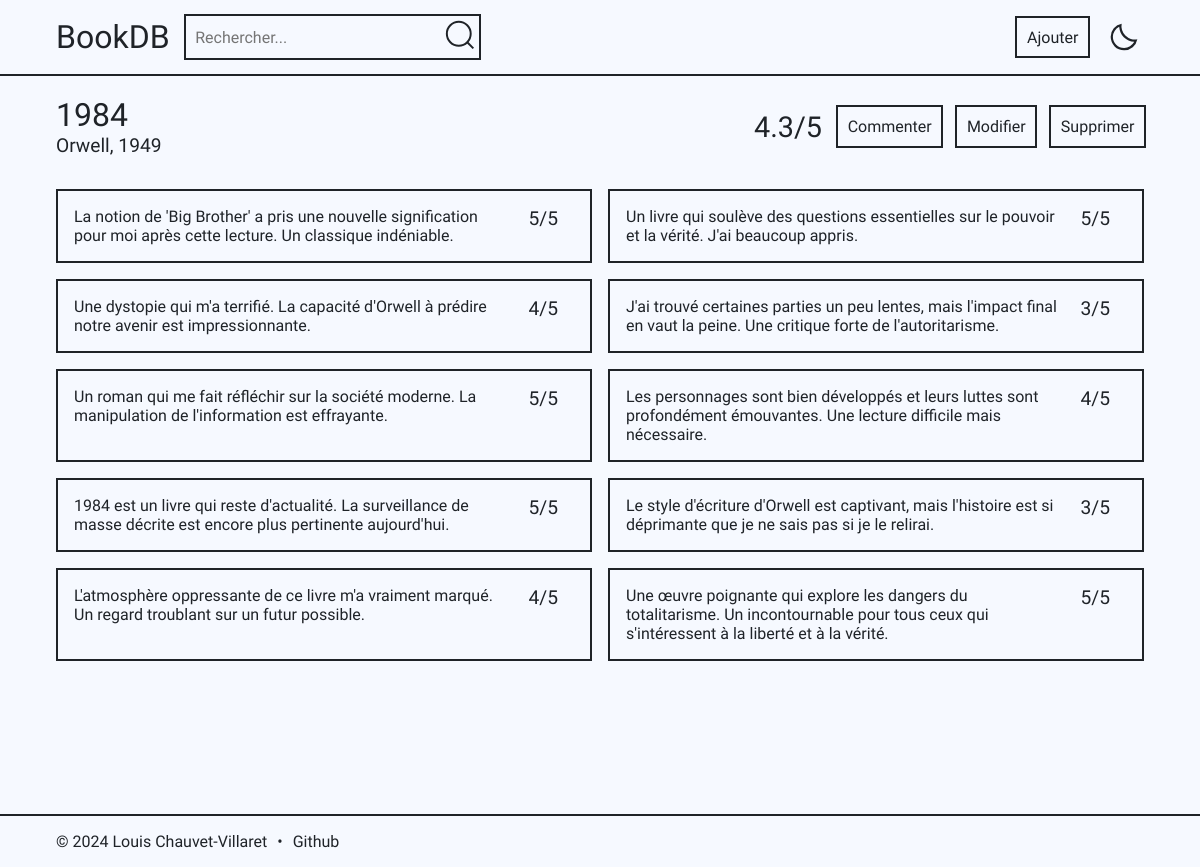
Page /livre?id=1 on the earlier database version.
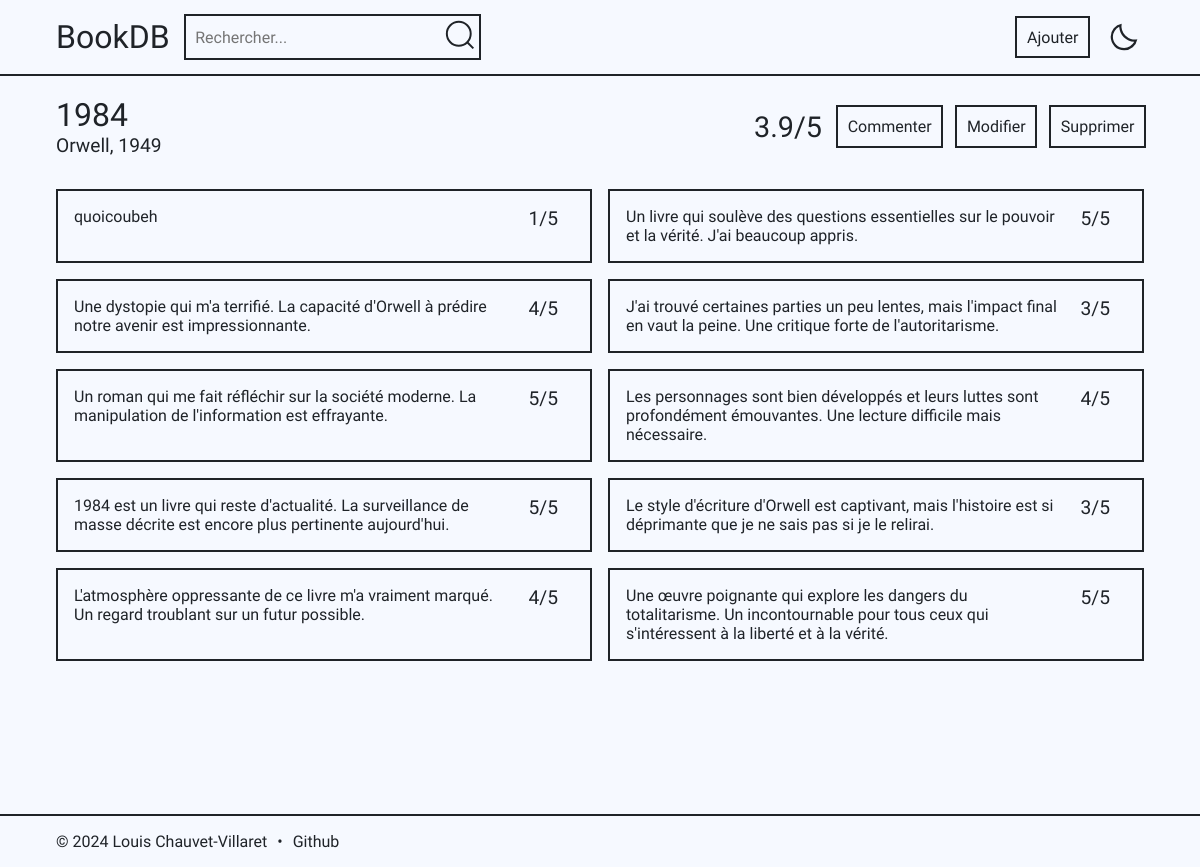
Same page on the later database version.
### tables this page shows
CREATE TABLE books (
                        id     INTEGER
                            primary key autoincrement,
                        title  TEXT    not null,
                        author TEXT    not null,
                        year   INTEGER not null
                    );

CREATE TABLE comments (
                        id      INTEGER
                            primary key autoincrement,
                        book_id INTEGER
                            references books
                                on delete cascade,
                        comment TEXT    not null,
                        rating  INTEGER not null,
                        signal INTEGER default 0,
                        check (rating >= 0 AND rating <= 5)
                    );

### app.py (the view)
@app.route('/livre')
def livre():
    book_id = request.args.get('id')
    data = execute_query("SELECT * FROM books WHERE id=?", [book_id], fetchone=True)
    if data:
        comments = execute_query("SELECT * FROM comments WHERE book_id=? ORDER BY id DESC", [book_id], )
        if comments:
            average = round(
                execute_query("SELECT AVG(rating) FROM comments WHERE book_id=?", [book_id], fetchone=True)[0], 1)
            if average.is_integer():
                average = int(average)
            return render_template('livre.html', data=data, comments=comments, average=average)
        else:
            return render_template('livre.html', data=data)
    else:
        return redirect("/recherche", 303)

### app.py (called while the page is built)
def execute_query(query, params=(), fetchone=False, commit=False):
    conn = sqlite3.connect('books.db')
    conn.row_factory = sqlite3.Row
    cur = conn.cursor()
    try:
        cur.execute(query, params)
        if commit:
            conn.commit()
            return cur
        if fetchone:
            result = cur.fetchone()
        else:
            result = cur.fetchall()
    finally:
        cur.close()
        conn.close()
    return result

### templates/livre.html (shortened to what this page needs)
{% extends 'base.html' %}
{% block content %}
    <div class="flex space">
        <div>
            <h1>{{ data['title'] }}</h1>
            <p class="rate">{{ data['author'] }}, {{ data['year'] }}</p>
        </div>
        <div class="flex">
            {% if comments %}
                <p class="name">{{ average }}/5</p>
            {% endif %}
            <button class="hover" onclick="document.getElementById('comment').style.display = 'flex'">Commenter</button>
            <button class="hover" onclick="document.getElementById('modify').style.display = 'flex'">Modifier</button>
            <button class="hover" onclick="document.getElementById('delete').style.display = 'flex'">Supprimer</button>
        </div>
    </div>
    {% if comments %}
        <div class="grid-comment top">
            {% for comment in comments %}
                <div class="box space">
                    <p class="comment">{{ comment['comment'] }}</p>
                    <div class="flex2">
                        <p class="rate">{{ comment['rating'] }}/5</p>
                        <div class="menu-button"
                             onclick="document.getElementById('comm{{ comment['id'] }}').style.display = 'flex'">
                        </div>
                    </div>
                </div>
            {% endfor %}
        </div>
    {% endif %}
{% endblock %}

### templates/base.html (shortened to what this page needs)
<!DOCTYPE html>
<html lang="fr" data-bs-theme="light">
<head>
    <link rel="stylesheet" href="{{ url_for('static', filename='style.css') }}">
</head>
<body>
<header>
    <nav class="container">
        <div class="flex space">
            <div class="flex">
                <a class="title" href="/">BookDB</a>
                <form class="flex hover" action="{{ url_for('recherche') }}" method="post">
                    <label>
                        <input autocomplete="off" type="text" name="query" placeholder="Rechercher..."
                               {% if result %}value="{{ result }}"{% endif %}>
                    </label>
                    <button type="submit">
                    </button>
                </form>
            </div>
            <div class="flex">
                <button class="hover button" onclick="document.getElementById('add').style.display = 'flex'">
                    Ajouter
                </button>
                <div id="iconContainer" class="flex cursor">
                </div>
            </div>
        </div>
    </nav>
</header>
<main class="container">
    <div class="content">
        {% block content %}{% endblock %}
    </div>
</main>
<footer class="flex">
    <div class="container">
        <p>&copy; 2024 Louis Chauvet-Villaret</p>
        &bullet;<a href="https://github.com/loulou64490/BooksDB">Github</a>
    </div>
</footer>
</body>
</html>

### static/style.css (style rules this page uses)
:root { --primary: 31, 35, 40; --bg2: 229, 236, 255; --bg: 246, 249, 255; }
* { margin: 0; padding: 0; box-sizing: border-box; user-select: none; font-family: "Onest", system-ui; }
body, html { overflow-x: hidden; scroll-behavior: smooth; font-optical-sizing: auto; font-style: normal; background: rgb(var(--bg)); color: rgb(var(--primary)); cursor: auto; visibility: hidden; }
.top { margin-top: 2rem; }
.container { max-width: 70rem; margin: 0 auto; padding: 1rem; }
.cursor { cursor: pointer; }
.theme-icon { height: 2rem; }
a { text-decoration: none; color: rgb(var(--primary)); }
.flex { display: flex; align-items: center; gap: 1rem; }
.hover { outline: 2px solid rgb(var(--primary)); transition: transform 0.1s, box-shadow 0.1s; }
header { position: fixed; top: 0; left: 0; right: 0; z-index: 1000; background: rgb(var(--bg)); box-shadow: 0 2px 0 rgb(var(--primary)); }
header .title { font-size: 2rem; display: flex; align-items: center; }
input, textarea { background: none; padding: 0.6rem; font-size: 1rem; border: none; color: rgb(var(--primary)); }
button svg { height: 2rem; width: auto; }
#iconContainer svg { fill: rgb(var(--primary)); }
.content { width: 100%; margin-top: 5rem; min-height: calc(100vh - 6rem); }
main h1 { font-size: 2rem; font-weight: normal; }
button { background: none; border: none; cursor: pointer; color: rgb(var(--primary)); font-size: 1rem; padding: 0.6rem; }
header button { padding: 0.2rem; }
.button { padding: 0.6rem; }
footer { width: 100%; box-shadow: 0 -2px 0 rgb(var(--primary)); }
footer div { width: 100%; display: flex; align-items: center; gap: 10px; }
.grid-comment { display: grid; grid-template-columns: 1fr 1fr; gap: 1rem; }
.box { padding: 1rem 0 1rem 1rem; border: 2px solid rgb(var(--primary)); display: flex; gap: 1rem; }
.rate { font-size: 1.2rem; }
.space { justify-content: space-between; }
.name { font-size: 1.8rem; }
.menu-button { display: flex; flex-direction: column; align-items: center; justify-content: space-between; width: 2rem; height: 20px; cursor: pointer; }
.box:hover .square, .flex2 { display: flex; }

Differences in the rows shown:
removed comments: comment "La notion de 'Big Brother' a pris une nouvelle signification pour moi après cette lecture. Un classique indéniable.", rating "5"
added comments: comment "quoicoubeh", rating "1"
Other differences:
{{ average }}: "4.3" → "3.9"
